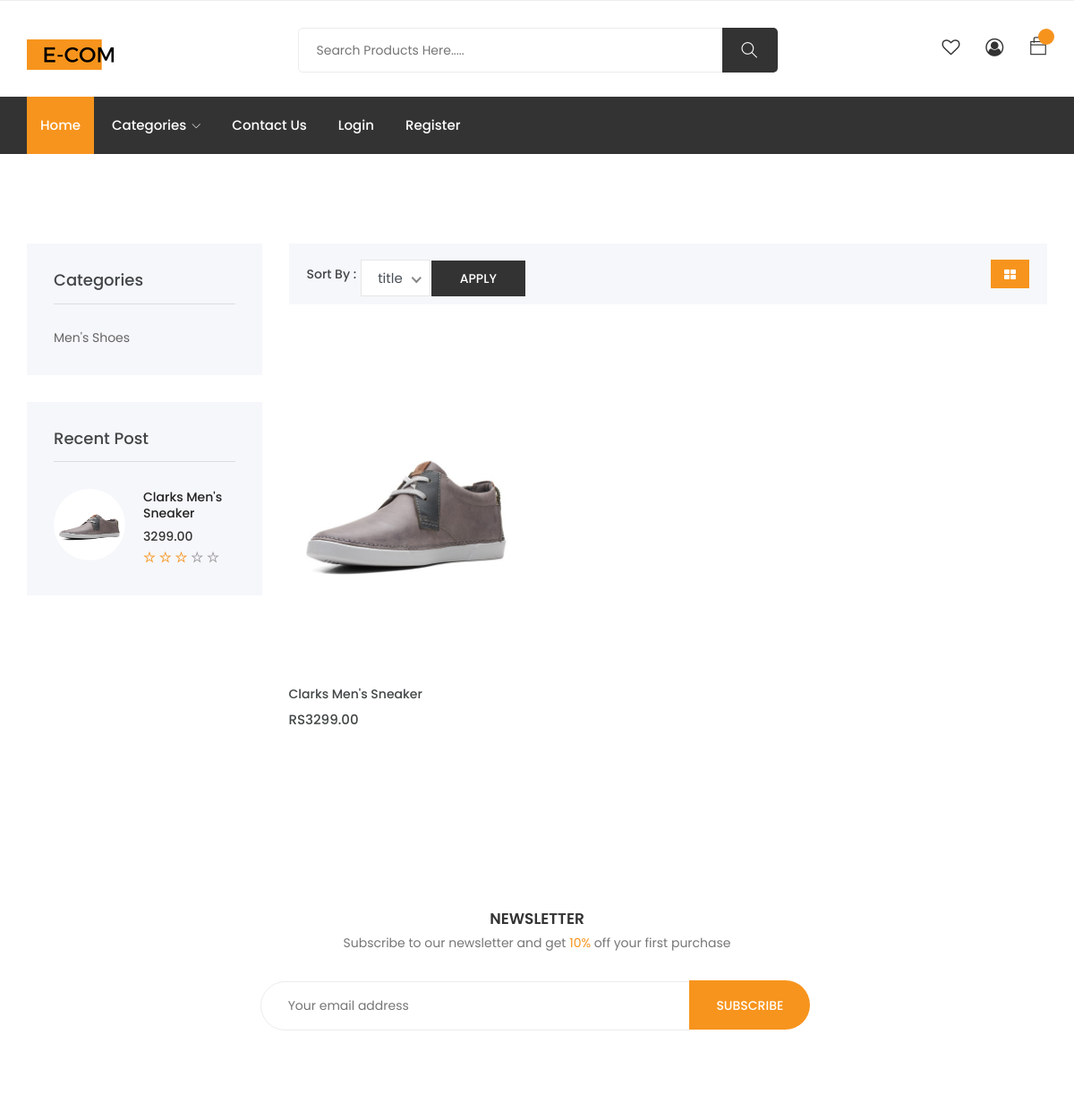
The page / on the database its author committed.
### store/models.py (models this page shows, shortened)
class Collection(models.Model):
    title=models.CharField(max_length=255)
    featured_product=models.ForeignKey('Product', on_delete=models.SET_NULL , null=True ,blank=True, related_name='+')

class Product(models.Model):
    title=models.CharField(max_length=255)
    description=models.TextField()
    unit_price=models.DecimalField(max_digits=8 , decimal_places=2 )
    inventory=models.IntegerField()
    last_update=models.DateTimeField(auto_now=True)
    collection=models.ForeignKey(Collection, on_delete=models.PROTECT)
    promotions=models.ManyToManyField(Promotion , blank=True)
    img = models.ImageField(upload_to=filepath, blank=True)

### store/views.py (the view)
# urls.py: path("", views.product_list,name=""),
def product_list(request):
    if(request.method== "POST"):
        x= request.POST.get("order_by",False)
        if (x==False):
            sortby='-last_update'
        else:
            if(x== "newest"):
                x='-last_update'
            sortby=x
    else:
        sortby='-last_update'
    products=Product.objects.order_by(sortby)
    products=list(products)
    data={
        "products":products,
        "recent_product":products[:3]
    }
    return render(request , "home.html",data)

### store/context_processors.py (called while the page is built)
def CollectionContext(request):
    collection=Collection.objects.all()
    return {"collection": collection}

def CurrencyContext(request):
    return {"currency":"RS"}

### templates/home.html (shortened to what this page needs)
{% extends "base.html" %}
{%block content%}
		<section class="product-area shop-sidebar shop section">
			<div class="container">
				<div class="row">
					<div class="col-lg-3 col-md-4 col-12">
						<div class="shop-sidebar">
								<div class="single-widget category">
									<h3 class="title">Categories</h3>
									<ul class="categor-list">
										{%for x in collection %}
										<li><a href="{% url 'category_products' x.id %}">{{x.title}}</a></li>
										{%endfor%}
									</ul>
								</div>
								<div class="single-widget recent-post">
									<h3 class="title">Recent post</h3>
									{% for x in recent_product %}
									<div class="single-post first">
										<div class="image">
											<img src="{{x.img.url}}" alt="#">
										</div>
										<div class="content">
											<h5><a href="{%url 'product' x.id%}">{{x.title}}</a></h5>
											<p class="price">{{x.unit_price}}</p>
											<ul class="reviews">
												<li class="yellow"><i class="ti-star"></i></li>
												<li class="yellow"><i class="ti-star"></i></li>
												<li class="yellow"><i class="ti-star"></i></li>
												<li><i class="ti-star"></i></li>
												<li><i class="ti-star"></i></li>
											</ul>
										</div>
									</div>
									{%endfor%}
								</div>
						</div>
					</div>
					<div class="col-lg-9 col-md-8 col-12">
						<div class="row">
							<div class="col-12">
								<div class="shop-top">
									<div class="shop-shorter">
										<div class="single-shorter">
											<div class="input-group">
											<label>Sort By :</label>
											<form action="/", method="POST">
											<button type="submit" class="btn btn-light">Apply</button>
										</div>
										</div>
									</div>
									<ul class="view-mode">
										<li class="active"><a href="shop-grid.html"><i class="fa fa-th-large"></i></a></li>
									</ul>
								</div>
							</div>
						</div>
						<div class="row">
							{% for x in products %}
							<div class="col-lg-4 col-md-6 col-12">
								<div class="single-product">
									<div class="product-img">
										<a href="{%url 'product' x.id%}">
											<img class="default-img" width="550" height="750" src="{{x.img.url}}" alt="#">
										</a>
										<div class="button-head">
											<div class="product-action">
											</div>
										</div>
									</div>
									<div class="product-content">
										<h3><a href="{%url 'product' x.id%}">{{x.title}}</a></h3>
										<div class="product-price">
											<span>{{currency}}{{x.unit_price}}</span>
										</div>
									</div>
								</div>
							</div>
							{% endfor%}
						</div>
					</div>
				</div>
			</div>
		</section>
		<section class="shop-newsletter section">
			<div class="container">
				<div class="inner-top">
					<div class="row">
						<div class="col-lg-8 offset-lg-2 col-12">
							<div class="inner">
								<h4>Newsletter</h4>
								<p> Subscribe to our newsletter and get <span>10%</span> off your first purchase</p>
								<form action="mail/mail.php" method="get" target="_blank" class="newsletter-inner">
									<input name="EMAIL" placeholder="Your email address" required="" type="email">
									<button class="btn">Subscribe</button>
								</form>
							</div>
						</div>
					</div>
				</div>
			</div>
		</section>
{%endblock%}

### templates/base.html (shortened to what this page needs)
{%load static %}
<!DOCTYPE html>
<html lang="en">
<head>
	<link rel="stylesheet" href="{% static 'css/bootstrap.css'%}">
    <link rel="stylesheet" href="{% static 'css/magnific-popup.min.css' %}">
    <link rel="stylesheet" href="{%static 'css/font-awesome.css'%}">
	<link rel="stylesheet" href="{%static 'css/jquery.fancybox.min.css'%}">
    <link rel="stylesheet" href="{%static 'css/themify-icons.css' %}">
        <link rel="stylesheet" href="{%static 'css/jquery-ui.css'%}">
    <link rel="stylesheet" href="{%static 'css/niceselect.css' %}">
    <link rel="stylesheet" href="{%static 'css/animate.css'%}">
    <link rel="stylesheet" href="{%static 'css/flex-slider.min.css' %}">
    <link rel="stylesheet" href="{%static 'css/owl-carousel.css' %}">
    <link rel="stylesheet" href="{%static 'css/slicknav.min.css' %}">
	<link rel="stylesheet" href="{%static 'css/reset.css'%}">
	<link rel="stylesheet" href="{%static 'style.css'%}">
    <link rel="stylesheet" href="{%static 'css/responsive.css'%}">
</head>
<body class="js" onload="loadDoc()">
    {% include "header.html"%}
    {% block content %}
    {%endblock%}
</body>
</html>

### templates/header.html (shortened to what this page needs)
    {%load static%}
    <header class="header shop">
        <div class="middle-inner">
            <div class="container">
                <div class="row">
                    <div class="col-lg-2 col-md-2 col-12">
                        <div class="logo">
                            <a href="{% url '' %}"><img src="{%static 'images/log11.png'%}" alt="logo"></a>
                        </div>
                    </div>
                    <div class="col-lg-8 col-md-7 col-12">
                        <div class="search-bar-top">
                            <div class="search-bar">
                                <form method="GET" action="{% url 'search' %}">
                                    <input name="search" placeholder="Search Products Here....." type="search">
                                    <button  type="submit"  class="btnn"><i class="ti-search"></i></button>
                                </form>
                            </div>
                        </div>
                    </div>
                    <div class="col-lg-2 col-md-3 col-12">
                        <div class="right-bar">
                            <div class="sinlge-bar">
                                <a href="#" class="single-icon"><i class="fa fa-heart-o" aria-hidden="true"></i></a>
                            </div>
                            <div class="sinlge-bar">
                                <a href="{%url 'profile'%}" class="single-icon" ><i class="fa fa-user-circle-o" aria-hidden="true"></i></a>
                            </div>
                            <div class="sinlge-bar shopping">
                                <a href="{%url 'cart'%}" class="single-icon"><i class="ti-bag"></i> <span class="total-count"></span></a>
                            </div>
                        </div>
                    </div>
                </div>
            </div>
        </div>
        <div class="header-inner">
            <div class="container">
                <div class="cat-nav-head">
                    <div class="row">
                        <div class="col-12">
                            <div class="menu-area">
                                <nav class="navbar navbar-expand-lg">
                                    <div class="navbar-collapse">
                                        <div class="nav-inner">
                                            <ul class="nav main-menu menu navbar-nav">
                                                <li class="active"><a href="{% url ''%}">Home</a></li>
                                                <li><a href="#">Categories<i class="ti-angle-down"></i></a>
                                                </li>
                                                <li><a href="contact.html">Contact Us</a></li>
                                                <li><a href="{% url 'login' %}">Login</a></li>
                                                <li><a href="{% url 'register' %}">Register</a></li>
                                            </ul>
                                        </div>
                                    </div>
                                </nav>
                            </div>
                        </div>
                    </div>
                </div>
            </div>
        </div>
    </header>

### rows shown on the page
Collection: title "Men's Shoes"
Product: img (picture), title "Clarks Men's Sneaker", unit_price "3299.00", currency "RS"
